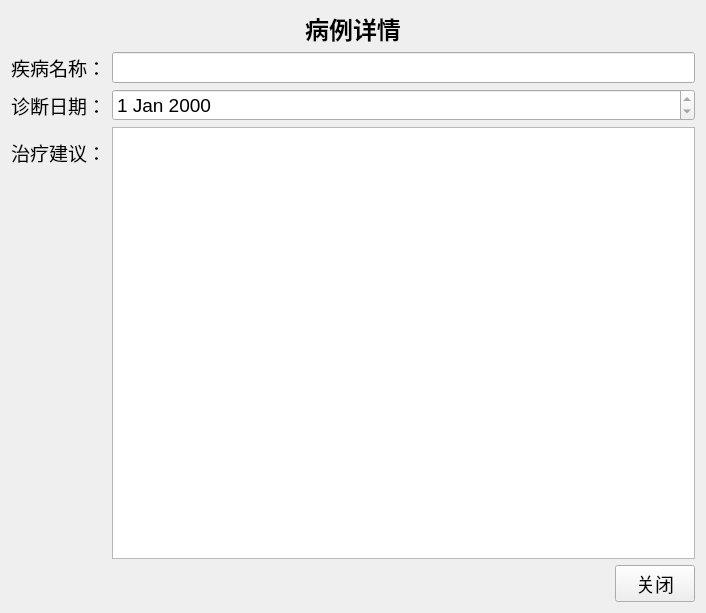
<?xml version="1.0" encoding="UTF-8"?>
<ui version="4.0">
 <class>RecordDetailWidget</class>
 <widget class="QWidget" name="RecordDetailWidget">
  <property name="geometry">
   <rect>
    <x>0</x>
    <y>0</y>
    <width>706</width>
    <height>613</height>
   </rect>
  </property>
  <property name="windowTitle">
   <string>病例详情</string>
  </property>
  <layout class="QVBoxLayout" name="verticalLayout">
   <item>
    <widget class="QLabel" name="titleLabel">
     <property name="font">
      <font>
       <pointsize>18</pointsize>
       <bold>true</bold>
      </font>
     </property>
     <property name="text">
      <string>病例详情</string>
     </property>
     <property name="alignment">
      <set>Qt::AlignmentFlag::AlignCenter</set>
     </property>
    </widget>
   </item>
   <item>
    <layout class="QFormLayout" name="formLayout">
     <property name="formAlignment">
      <set>Qt::AlignmentFlag::AlignLeading|Qt::AlignmentFlag::AlignLeft|Qt::AlignmentFlag::AlignVCenter</set>
     </property>
     <item row="0" column="0">
      <widget class="QLabel" name="diseaseLabel">
       <property name="font">
        <font>
         <pointsize>14</pointsize>
        </font>
       </property>
       <property name="text">
        <string>疾病名称：</string>
       </property>
      </widget>
     </item>
     <item row="0" column="1">
      <widget class="QLineEdit" name="diseaseEdit">
       <property name="font">
        <font>
         <pointsize>14</pointsize>
        </font>
       </property>
       <property name="readOnly">
        <bool>true</bool>
       </property>
      </widget>
     </item>
     <item row="1" column="0">
      <widget class="QLabel" name="dateLabel">
       <property name="font">
        <font>
         <pointsize>14</pointsize>
        </font>
       </property>
       <property name="text">
        <string>诊断日期：</string>
       </property>
      </widget>
     </item>
     <item row="1" column="1">
      <widget class="QDateEdit" name="dateEdit">
       <property name="font">
        <font>
         <pointsize>14</pointsize>
        </font>
       </property>
       <property name="readOnly">
        <bool>true</bool>
       </property>
      </widget>
     </item>
     <item row="2" column="0">
      <widget class="QLabel" name="treatmentLabel">
       <property name="font">
        <font>
         <pointsize>14</pointsize>
        </font>
       </property>
       <property name="text">
        <string>治疗建议：</string>
       </property>
      </widget>
     </item>
     <item row="2" column="1">
      <widget class="QTextEdit" name="treatmentEdit">
       <property name="sizePolicy">
        <sizepolicy hsizetype="Expanding" vsizetype="Expanding">
         <horstretch>1</horstretch>
         <verstretch>0</verstretch>
        </sizepolicy>
       </property>
       <property name="maximumSize">
        <size>
         <width>16777215</width>
         <height>16777215</height>
        </size>
       </property>
       <property name="font">
        <font>
         <pointsize>14</pointsize>
        </font>
       </property>
       <property name="readOnly">
        <bool>true</bool>
       </property>
      </widget>
     </item>
    </layout>
   </item>
   <item>
    <layout class="QHBoxLayout" name="buttonLayout">
     <item>
      <spacer name="horizontalSpacer">
       <property name="orientation">
        <enum>Qt::Orientation::Horizontal</enum>
       </property>
       <property name="sizeHint" stdset="0">
        <size>
         <width>0</width>
         <height>0</height>
        </size>
       </property>
      </spacer>
     </item>
     <item>
      <widget class="QPushButton" name="closeBtn">
       <property name="font">
        <font>
         <pointsize>14</pointsize>
        </font>
       </property>
       <property name="text">
        <string>关闭</string>
       </property>
      </widget>
     </item>
    </layout>
   </item>
  </layout>
 </widget>
 <layoutdefault spacing="6" margin="11"/>
 <resources/>
 <connections/>
</ui>
